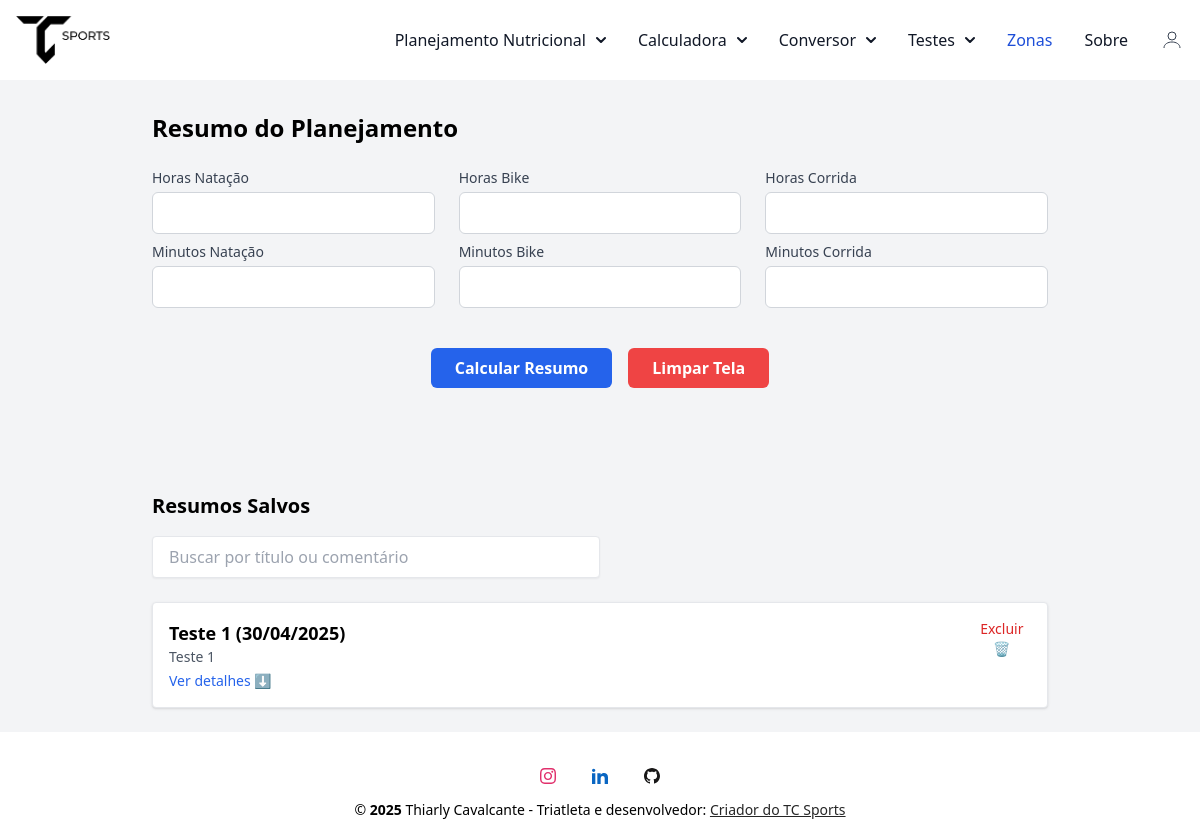
/resumo (signed in), run on an earlier commit of the app's database.
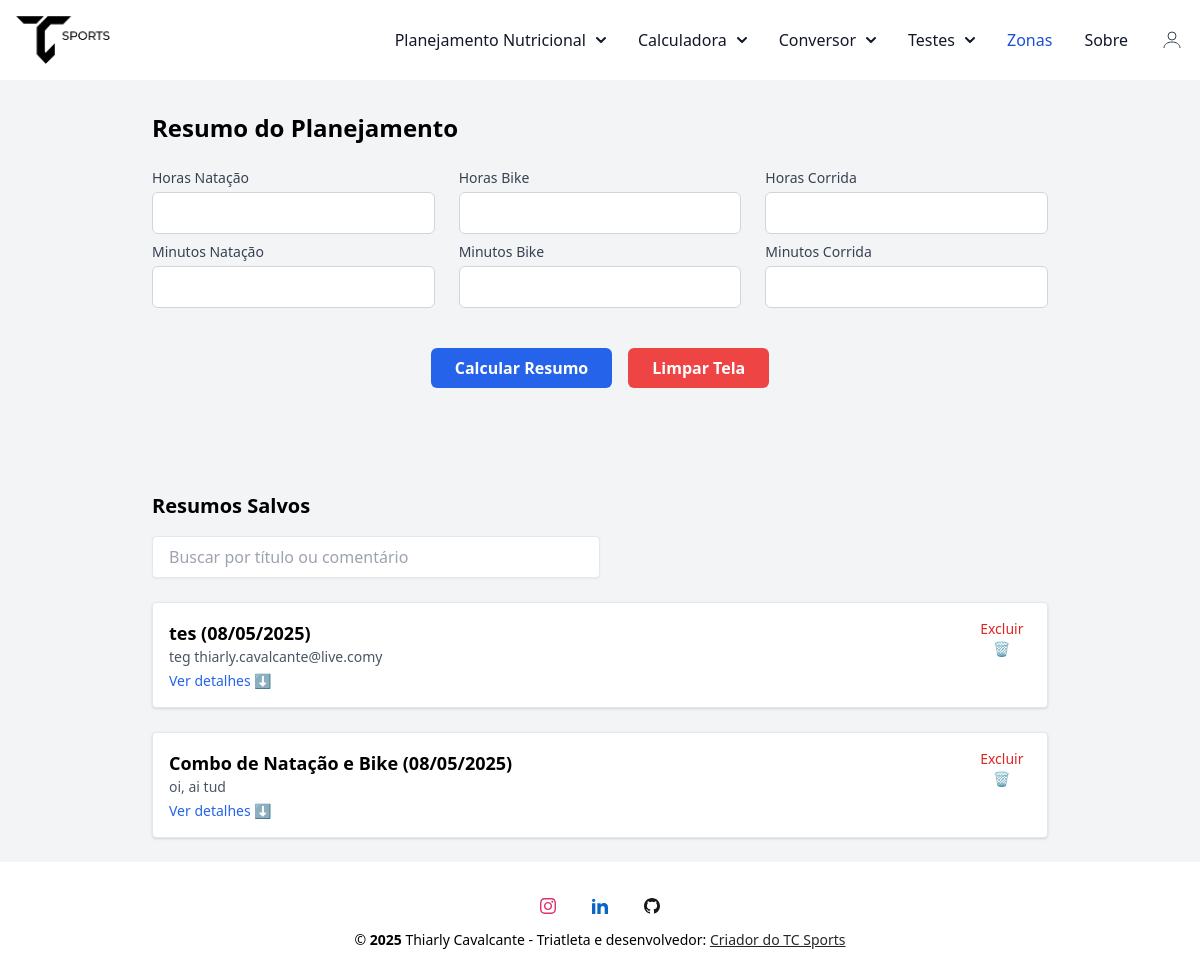
And on a later commit of the database.
### conversor/models.py (models this page shows, shortened)
class ResumoSalvo(database.Model):
    __tablename__ = 'resumos_salvos'
    id = database.Column(database.Integer, primary_key=True)
    user_id = database.Column(database.Integer, database.ForeignKey('user.id'), nullable=False)
    nome_treino = database.Column(database.String(100), nullable=False)
    data = database.Column(database.Date, nullable=False)
    comentario = database.Column(database.Text)
    resumo_dados = database.Column(database.JSON, nullable=False)
    tempo_natacao = database.Column(database.Float)
    tempo_bike = database.Column(database.Float)
    tempo_corrida = database.Column(database.Float)
    tempo_total = database.Column(database.Float)
    criado_em = database.Column(database.DateTime, default=datetime.utcnow)

### conversor/router.py (the view, shortened to what this page needs)
@app.route('/resumo', methods=['GET', 'POST'])
@login_required
def resumo_view():
    form = ResumoForm()
    if request.method == 'POST' and 'limpar' in request.form:
        return redirect(url_for('resumo_view'))
    itens = PlanejamentoItem.query.filter_by(user_id=current_user.id).all()
    totais = calcular_totais_planejamento(itens)
    totais_por_hora = {}
    tempo_total = 0
    resumo_dados = {}
    search = request.args.get("search", "").strip()
    resumos_query = ResumoSalvo.query.filter_by(user_id=current_user.id)
    resumos = resumos_query.order_by(ResumoSalvo.data.desc(), ResumoSalvo.id.desc()).all()
    return render_template(
        "resumo.html",
        form=form,
        totais=totais_por_hora,
        resumo=resumo_dados,
        tempo_total=round(tempo_total, 2),
        current_date=date.today().isoformat(),
        resumos=resumos  # <-- novo contexto
    )

### conversor/forms.py
class ResumoForm(FlaskForm):
    tempo_natacao_horas = IntegerField('Horas Natação', validators=[Optional()])
    tempo_natacao_minutos = IntegerField('Minutos Natação', validators=[Optional()])
    tempo_bike_horas = IntegerField('Horas Bike', validators=[Optional()])
    tempo_bike_minutos = IntegerField('Minutos Bike', validators=[Optional()])
    tempo_corrida_horas = IntegerField('Horas Corrida', validators=[Optional()])
    tempo_corrida_minutos = IntegerField('Minutos Corrida', validators=[Optional()])
    submit = SubmitField('Calcular Resumo')
    limpar = SubmitField('Limpar Tela')

### conversor/models.py (called while the page is built)
@login_manager.user_loader
def load_user(user_id):
    return User.query.get(int(user_id))

### conversor/router.py (called while the page is built)
def calcular_totais_planejamento(itens):
    totais = {
        'carbo': 0, 'sodio': 0, 'magnesio': 0, 'potassio': 0, 'calcio': 0,
        'cafeina': 0, 'taurina': 0, 'beta_alanina': 0, 'citrulina': 0,
        'creatina': 0, 'coq10': 0, 'carnitina': 0,
        'leucina': 0, 'isoleucina': 0, 'valina': 0, 'arginina': 0,
        'vit_b1': 0, 'vit_b2': 0, 'vit_b3': 0, 'vit_b6': 0,
        'vit_b7': 0, 'vit_b9': 0, 'vit_b12': 0, 'vit_c': 0
    }
    for item in itens:
        suplemento = item.suplemento
        for key in totais:
            valor = getattr(suplemento, key) or 0
            totais[key] += valor * item.quantidade
    return totais

### conversor/templates/resumo.html (shortened to what this page needs)
{% extends "base.html" %}
{% block content %}
<div class="max-w-4xl mx-auto py-8">
  <h1 class="text-2xl font-bold mb-6">Resumo do Planejamento</h1>
  <form method="POST" class="grid grid-cols-1 md:grid-cols-3 gap-6 mb-8">
    <div>
      {{ form.tempo_natacao_horas.label(class="block text-sm font-medium text-gray-700") }}
      {{ form.tempo_natacao_horas(class="w-full mt-1 px-4 py-2 border border-gray-300 rounded-md") }}
      {{ form.tempo_natacao_minutos.label(class="block text-sm font-medium text-gray-700 mt-2") }}
      {{ form.tempo_natacao_minutos(class="w-full mt-1 px-4 py-2 border border-gray-300 rounded-md") }}
    </div>
    <div>
      {{ form.tempo_bike_horas.label(class="block text-sm font-medium text-gray-700") }}
      {{ form.tempo_bike_horas(class="w-full mt-1 px-4 py-2 border border-gray-300 rounded-md") }}
      {{ form.tempo_bike_minutos.label(class="block text-sm font-medium text-gray-700 mt-2") }}
      {{ form.tempo_bike_minutos(class="w-full mt-1 px-4 py-2 border border-gray-300 rounded-md") }}
    </div>
    <div>
      {{ form.tempo_corrida_horas.label(class="block text-sm font-medium text-gray-700") }}
      {{ form.tempo_corrida_horas(class="w-full mt-1 px-4 py-2 border border-gray-300 rounded-md") }}
      {{ form.tempo_corrida_minutos.label(class="block text-sm font-medium text-gray-700 mt-2") }}
      {{ form.tempo_corrida_minutos(class="w-full mt-1 px-4 py-2 border border-gray-300 rounded-md") }}
    </div>
    <div class="md:col-span-3 flex justify-center gap-4 mt-4">
      <button type="submit" name="submit" class="bg-blue-600 hover:bg-blue-700 text-white font-semibold px-6 py-2 rounded-md">Calcular Resumo</button>
      <button type="submit" name="limpar" class="bg-red-500 hover:bg-red-600 text-white font-semibold px-6 py-2 rounded-md">Limpar Tela</button>
    </div>
  </form>
</div>
{% if resumos %}
<div class="mt-10 max-w-4xl mx-auto">
  <h2 class="text-xl font-bold mb-4">Resumos Salvos</h2>
  <form method="get" class="mb-6 max-w-md">
    <input type="text" id="campoBusca" placeholder="Buscar por título ou comentário"
           class="w-full px-4 py-2 border rounded shadow-sm">
  </form>
  <div id="resumosContainer">
    {% for resumo in resumos %}
    <div class="bg-white rounded shadow p-4 mb-6 border border-gray-200">
      <div class="flex justify-between items-start">
        <div onclick="toggleResumo('resumo-{{ loop.index }}')" class="cursor-pointer w-full">
          <h3 class="text-lg font-semibold">{{ resumo.nome_treino }} ({{ resumo.data.strftime('%d/%m/%Y') }})</h3>
          <p class="text-sm text-gray-600">{{ resumo.comentario }}</p>
          <div class="text-sm text-blue-600 mt-1 cursor-pointer detalhes-link" data-id="resumo-{{ loop.index }}">Ver detalhes ⬇</div>
        </div>
        <form method="POST" action="{{ url_for('deletar_resumo', id=resumo.id) }}" onsubmit="return confirm('Tem certeza que deseja excluir este resumo?');" class="ml-4">
          <button type="submit" class="text-sm text-red-600">Excluir 🗑</button>
        </form>
      </div>
        {% set ordem = ["Macronutrientes", "Eletrólitos", "Vitaminas", "Estimulantes e Compostos", "Aminoácidos"] %}
        {% set ordem_eletrolitos = ["Sódio", "Magnésio", "Potássio", "Cálcio"] %}
  </div>
  {% endfor %}
</div>
{% endif %}
{% endblock %}

### conversor/templates/base.html (shortened to what this page needs)
<!DOCTYPE html>
<html lang="pt">
<head>
    <script src="https://cdn.tailwindcss.com"></script>
    <link rel="stylesheet" href="{{ url_for('static', filename='css/style.css') }}">
</head>
<body>
    {% include 'navbar.html' %}
    <div class="content">
    {% block content %}
    {% endblock %}
    </div>
<footer class="w-full bg-white border-gray-200 text-center text-white dark:bg-neutral-600">
    <div class="pt-9 w-full">
      <div class="mb-2 flex justify-center">
        <a href="https://www.instagram.com/thiarly_tc/" target="_blank" class="mr-9 text-neutral-800 dark:text-neutral-200" aria-label="Instagram">
        </a>
        <a href="https://www.linkedin.com/in/thiarly-cavalcante-b0aa6056/" target="_blank" class="mr-9 text-neutral-800 dark:text-neutral-200" aria-label="Linkedin">
        </a>
        <a href="https://github.com/thiarly" target="_blank" class="text-neutral-800 dark:text-neutral-200" aria-label="Github">
        </a>
      </div>
    </div>
    <div
      class="w-full text-sm bg-white p-2 text-center text-black dark:bg-neutral-700 dark:text-neutral-200">
      &copy; <span id="copyrightYear"></span>
      Thiarly Cavalcante - Triatleta e desenvolvedor:
      <a
        class="text-neutral-800 dark:text-neutral-400 underline hover:text-blue-500"
        href="https://tccavalcante.com" target="_blank"
        >Criador do TC Sports</a
      >
    </div>
  </footer>
</body>
</html>

### conversor/templates/navbar.html (shortened to what this page needs)
<!DOCTYPE html>
<html lang="en">
<head>
    <script src="https://cdn.tailwindcss.com"></script>
</head>
<body class="bg-gray-100">
<nav class="bg-white border-gray-200 dark:bg-gray-900 dark:border-gray-700">
  <div class="max-w-screen-xl flex flex-wrap items-center justify-between mx-auto p-4">
    <a href="{{url_for('zonas')}}" class="flex items-center">
      <img src="{{ url_for('static', filename='image/tcsports1.png')}}" class="h-12 mr-3 " alt="Flowbite Logo" />
    </a>
    <div class="hidden w-full md:block md:w-auto" id="divNav">
      <ul class="flex flex-col font-medium p-4 md:p-0 mt-4 border border-gray-100 rounded-lg bg-gray-50 md:space-x-8 rtl:space-x-reverse md:flex-row md:mt-0 md:border-0 md:bg-white dark:bg-gray-800 md:dark:bg-gray-900 dark:border-gray-700">
        <li class="relative">
          <button id="dropdownNavbarLink4" data-dropdown-toggle="dropdownNavbar" class="flex items-center justify-between w-full py-2 px-3 text-gray-900 rounded hover:bg-gray-100 md:hover:bg-transparent md:border-0 md:hover:text-blue-700 md:p-0 md:w-auto dark:text-white md:dark:hover:text-blue-500 dark:focus:text-white dark:border-gray-700 dark:hover:bg-gray-700 md:dark:hover:bg-transparent">Planejamento Nutricional <svg class="w-2.5 h-2.5 ms-2.5" aria-hidden="true" xmlns="http://www.w3.org/2000/svg" fill="none" viewBox="0 0 10 6">
    <path stroke="currentColor" stroke-linecap="round" stroke-linejoin="round" stroke-width="2" d="m1 1 4 4 4-4"/>
    </svg></button>
      </li>
        <li class="relative">
            <button id="dropdownNavbarLink1" data-dropdown-toggle="dropdownNavbar" class="flex items-center justify-between w-full py-2 px-3 text-gray-900 rounded hover:bg-gray-100 md:hover:bg-transparent md:border-0 md:hover:text-blue-700 md:p-0 md:w-auto dark:text-white md:dark:hover:text-blue-500 dark:focus:text-white dark:border-gray-700 dark:hover:bg-gray-700 md:dark:hover:bg-transparent">Calculadora <svg class="w-2.5 h-2.5 ms-2.5" aria-hidden="true" xmlns="http://www.w3.org/2000/svg" fill="none" viewBox="0 0 10 6">
    <path stroke="currentColor" stroke-linecap="round" stroke-linejoin="round" stroke-width="2" d="m1 1 4 4 4-4"/>
  </svg></button>
        </li>
        <li class="relative">
          <button id="dropdownNavbarLink2" data-dropdown-toggle="dropdownNavbar" class="flex items-center justify-between w-full py-2 px-3 text-gray-900 rounded hover:bg-gray-100 md:hover:bg-transparent md:border-0 md:hover:text-blue-700 md:p-0 md:w-auto dark:text-white md:dark:hover:text-blue-500 dark:focus:text-white dark:border-gray-700 dark:hover:bg-gray-700 md:dark:hover:bg-transparent">Conversor <svg class="w-2.5 h-2.5 ms-2.5" aria-hidden="true" xmlns="http://www.w3.org/2000/svg" fill="none" viewBox="0 0 10 6">
  <path stroke="currentColor" stroke-linecap="round" stroke-linejoin="round" stroke-width="2" d="m1 1 4 4 4-4"/>
</svg></button>
      </li>
      <li class="relative">
        <button id="dropdownNavbarLink3" data-dropdown-toggle="dropdownNavbar" class="flex items-center justify-between w-full py-2 px-3 text-gray-900 rounded hover:bg-gray-100 md:hover:bg-transparent md:border-0 md:hover:text-blue-700 md:p-0 md:w-auto dark:text-white md:dark:hover:text-blue-500 dark:focus:text-white dark:border-gray-700 dark:hover:bg-gray-700 md:dark:hover:bg-transparent">Testes <svg class="w-2.5 h-2.5 ms-2.5" aria-hidden="true" xmlns="http://www.w3.org/2000/svg" fill="none" viewBox="0 0 10 6">
<path stroke="currentColor" stroke-linecap="round" stroke-linejoin="round" stroke-width="2" d="m1 1 4 4 4-4"/>
</svg></button>
    </li>
        <li>
          <a href="zonas" class="block py-2 px-3 text-white bg-blue-700 rounded md:bg-transparent md:text-blue-700 md:p-0 md:dark:text-blue-500 dark:bg-blue-600 md:dark:bg-transparent" aria-current="page">Zonas</a>
        </li>
        <li>
          <a href="sobre" class="block py-2 px-3 text-gray-900 rounded hover:bg-gray-100 md:hover:bg-transparent md:border-0 md:hover:text-blue-700 md:p-0 dark:text-white md:dark:hover:text-blue-500 dark:hover:bg-gray-700 dark:hover:text-white md:dark:hover:bg-transparent">Sobre</a>
        </li>
        {% if current_user.is_authenticated %}
        <li class="relative">
          <button id="userDropdown" class="flex items-center space-x-2 text-gray-700 dark:text-white">
            <svg xmlns="http://www.w3.org/2000/svg" class="w-6 h-6" fill="none" viewBox="0 0 24 24" stroke="currentColor">
              <circle cx="12" cy="8" r="4" />
              <path d="M4 20c0-4 4-6 8-6s8 2 8 6" />
            </svg>
          </button>
        </li>
        {% endif %}
    </div>
  </div>
</nav>
</body>
</html>

### conversor/static/css/style.css (style rules this page uses)
span { color: black; font-weight: bold; }
html { height: 100%; }
body { display: flex; flex-direction: column; min-height: 100vh; margin: 0; }
.content { flex: 1 0 auto; }
footer { flex-shrink: 0; }

What changed in the data, as far as the page shows it:
removed ResumoSalvo: nome_treino "Teste 1", data "30/04/2025", comentario "Teste 1"
added ResumoSalvo: nome_treino "tes", data "08/05/2025", comentario "teg thiarly.cavalcante@live.comy"
added ResumoSalvo: nome_treino "Combo de Natação e Bike", data "08/05/2025", comentario "oi, ai tud"
